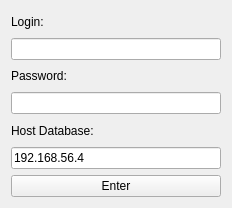
<?xml version="1.0" encoding="UTF-8"?>
<ui version="4.0">
 <class>LoginForm</class>
 <widget class="QWidget" name="LoginForm">
  <property name="windowModality">
   <enum>Qt::ApplicationModal</enum>
  </property>
  <property name="geometry">
   <rect>
    <x>0</x>
    <y>0</y>
    <width>232</width>
    <height>208</height>
   </rect>
  </property>
  <property name="windowTitle">
   <string>Login</string>
  </property>
  <property name="layoutDirection">
   <enum>Qt::LeftToRight</enum>
  </property>
  <layout class="QHBoxLayout" name="horizontalLayout">
   <item>
    <layout class="QVBoxLayout" name="verticalLayout">
     <item>
      <widget class="QLabel" name="label">
       <property name="text">
        <string>Login:</string>
       </property>
      </widget>
     </item>
     <item>
      <widget class="QLineEdit" name="lineEdit"/>
     </item>
     <item>
      <widget class="QLabel" name="label_2">
       <property name="text">
        <string>Password:</string>
       </property>
      </widget>
     </item>
     <item>
      <widget class="QLineEdit" name="lineEdit_2">
       <property name="echoMode">
        <enum>QLineEdit::Password</enum>
       </property>
      </widget>
     </item>
     <item>
      <widget class="QLabel" name="label_3">
       <property name="text">
        <string>Host Database:</string>
       </property>
      </widget>
     </item>
     <item>
      <widget class="QLineEdit" name="lineEdit_3">
       <property name="text">
        <string>192.168.56.4</string>
       </property>
       <property name="echoMode">
        <enum>QLineEdit::Normal</enum>
       </property>
      </widget>
     </item>
     <item>
      <widget class="QPushButton" name="pushButton">
       <property name="text">
        <string>Enter</string>
       </property>
      </widget>
     </item>
    </layout>
   </item>
  </layout>
 </widget>
 <resources/>
 <connections/>
</ui>
